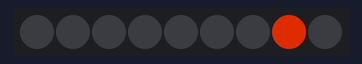
The sketch below on a simulated Arduino Uno, built with avr-gcc and run on an emulated ATmega328P. Parts: 9 RGB LEDs in strip order, left to right. Dim RGB values are drawn brighter than linear; random numbers use the default seed unless the sketch sets one.

Above: at 0.05 s.
At 7.8 s:
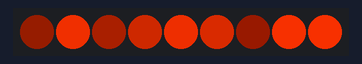
At 14.22 s:
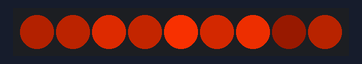
At 19.62 s:
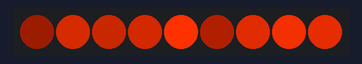
At 30.89 s:
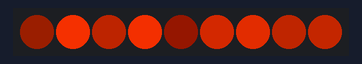
At 38.91 s:
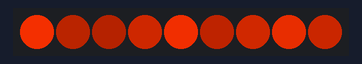

The sketch:

MinecraftTorch.ino
```cpp
/*-------------------------------------------------------------------*/
/* 25th Oct 2020                                                     */
/* Project: Minecraft Torch                                          */
/* Author: RealBadDad                                                */
/* Platforms: Trinket                                                */
/*-------------------------------------------------------------------*/
/* Description:                                                      */
/* Flickering tourch light effect utilising WS2812 LEDs              */
/*                                                                   */
/*-------------------------------------------------------------------*/
/* License:                                                          */
/* Please see attached LICENSE.txt file for details.                 */
/*-------------------------------------------------------------------*/
#include <NeoPixelBrightnessBus.h>

/* XXXX->EDIT REQUIRED HERE<-XXXX - LED hardware                     */
/* Make sure you alter these settings for the hardware you are using */
const uint16_t  PixelCount = 9;

/* XXXX->EDIT REQUIRED HERE<-XXXX                                    */
/* Define where you have wired the data pin of the LEDs              */
const uint8_t   PixelPin   = 1;

/* XXXX->EDIT REQUIRED HERE<-XXXX                                    */
/* Alter the settings for the type of LEDs you have fittted.         */
/* Details on how to use the NeoPixelBus can be foud at              */
/* https://github.com/Makuna/NeoPixelBus/wiki                        */
NeoPixelBrightnessBus<NeoGrbFeature, NeoWs2812xMethod > LedStrip(PixelCount, PixelPin);

/* XXXX->EDIT REQUIRED HERE<-XXXX                                    */
/* Alter the base colour of the LEDs, type in the RGB colour code    */
/* you wan the torch to be lit up as.                                */
/* https://htmlcolorcodes.com/ is a good resource to create your     */
/* colour code                                                       */
/* Red - 255, Green = 50, Blue = 0 Gives a Orange Flame colour       */
const uint8_t RED_LEVEL    = 255;
const uint8_t GREEN_LEVEL  = 50;
const uint8_t BLUE_LEVEL   = 0;

/* XXXX->EDIT REQUIRED HERE<-XXXX                                    */
/* By altering these values you can adjut the update rate and level  */
/* of flickerign of the LED effect                                   */
/* MaxBrightness must be above MinBrightness and no more than 255,   */
/* this adjusts the level of the fliker                              */
/* Max delay must be > DelayMin and this adjuts the delay duration   */
/* between each LED beign updated.                                   */
const int MaxBrightness    = 255;
const int MinBrightness    = 10;
const int DelayMin         = 30;
const int DelayMax         = 200;

/* Application delay timer variables                                 */
/* StartTimeMillis will be loaded with the current millisecond       */
/* counter value when a delay is initiated. The requested delay      */
/* will be stored in ReqDelayMillis                                  */
struct DelaySettingsStruct {
  unsigned long StartTimeMillis;
  unsigned long ReqDelayMillis;
};
DelaySettingsStruct DelaySettings = {0, 0};

/*-------------------------------------------------------------------*/
/* setup                                                             */
/* Sets up the trinket and LED strip.                                */
/*-------------------------------------------------------------------*/
void setup() {
  /*Start LED library*/
  LedStrip.Begin();
  /*Update and clear all data stored in LEDs*/
  LedStrip.Show();
  /*Initiate delay timer, loads current millis into variable*/
  SetDelay(0);
}

/*-------------------------------------------------------------------*/
/* loop                                                              */
/* Main program loop - Only the call to the flicler routin in it     */
/*-------------------------------------------------------------------*/
void loop() {
  Flicker();
}

/*-------------------------------------------------------------------*/
/* SetDelay                                                          */
/* Sets a delay timer for the application in milli seconds           */
/*-------------------------------------------------------------------*/
void SetDelay(int req_delay)
{
  DelaySettings.StartTimeMillis = millis();
  DelaySettings.ReqDelayMillis = req_delay;
}

/*-------------------------------------------------------------------*/
/* SetDelay                                                          */
/* Checks if the delay has expired and returns true if it has        */
/*-------------------------------------------------------------------*/
bool DelayExpired(void)
{
  /*Check if the required delay has expired*/
  if ((millis() - DelaySettings.StartTimeMillis) >= DelaySettings.ReqDelayMillis)
  {
    /*Delay has expired*/
    return(true);
  }
  else
  {
    /*Delay has not expired*/
    return(false);
  }
}

/*-------------------------------------------------------------------*/
/* Flicker                                                           */
/* Creates a random flickering LED effet.                            */
/* At random intervals selects a random LED and sets its brightness  */
/* to a random level                                                 */
/*-------------------------------------------------------------------*/
void Flicker(void)
{
    /*Check if the delay timer has expired*/
    if(DelayExpired() == true)
    {
      /*Define a new random brightness level for the LED being edited*/
      int NewLevel = random(MinBrightness,MaxBrightness);
      /*Set the LEDs colour and brightness*/
      LedStrip.SetPixelColor(random(LedStrip.PixelCount()), RgbColor(NewLevel*RED_LEVEL/255, NewLevel*GREEN_LEVEL/255, NewLevel*BLUE_LEVEL/255));
      /* Update all the LEDs data */
      LedStrip.Show();
      /*Set new random delay to setting next LED level this gives*/
      /*a more realistic uneaven update rate*/
      SetDelay(random(DelayMin, DelayMax));
    }
}
```
